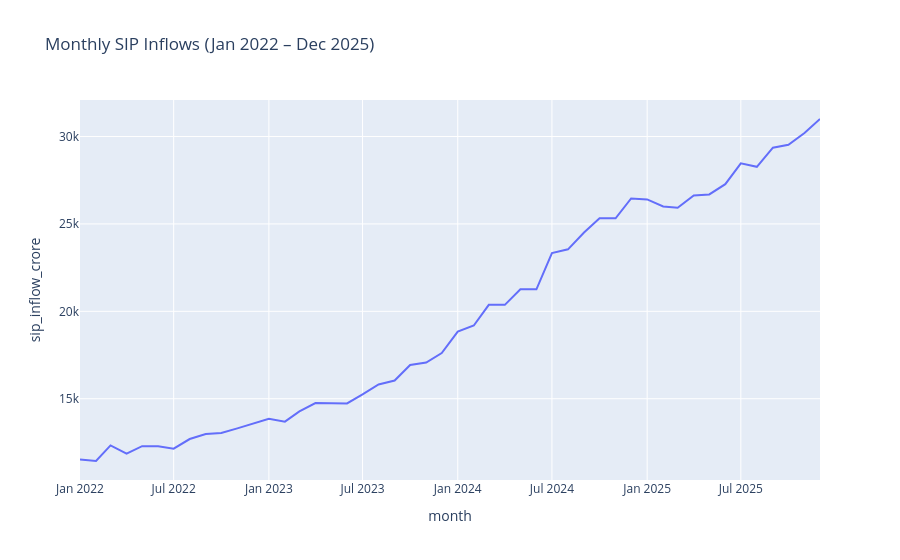

Write notebook code for a chart like this one.
### Code cell
import plotly.express as px

fig = px.line(
    sip,
    x="month",
    y="sip_inflow_crore",
    title="Monthly SIP Inflows (Jan 2022 – Dec 2025)"
)

fig.show()

fig.write_image(
    "../charts/Figure_3_SIP_Inflow.png"
)

### Figure 1 — Plotly figure (JSON) as saved in the notebook; plotly's stock layout.template omitted (floating-point values rounded to 4 significant figures)
{"data": [{"hovertemplate": "month=%{x}<br>sip_inflow_crore=%{y}<extra></extra>", "legendgroup": "", "line": {"color": "#636efa", "dash": "solid"}, "marker": {"symbol": "circle"}, "mode": "lines", "name": "", "orientation": "v", "showlegend": false, "type": "scatter", "x": ["2022-01-01T00:00:00", "2022-02-01T00:00:00", "2022-03-01T00:00:00", "2022-04-01T00:00:00", "2022-05-01T00:00:00", "2022-06-01T00:00:00", "2022-07-01T00:00:00", "2022-08-01T00:00:00", "2022-09-01T00:00:00", "2022-10-01T00:00:00", "2022-11-01T00:00:00", "2022-12-01T00:00:00", "2023-01-01T00:00:00", "2023-02-01T00:00:00", "2023-03-01T00:00:00", "2023-04-01T00:00:00", "2023-05-01T00:00:00", "2023-06-01T00:00:00", "2023-07-01T00:00:00", "2023-08-01T00:00:00", "2023-09-01T00:00:00", "2023-10-01T00:00:00", "2023-11-01T00:00:00", "2023-12-01T00:00:00", "2024-01-01T00:00:00", "2024-02-01T00:00:00", "2024-03-01T00:00:00", "2024-04-01T00:00:00", "2024-05-01T00:00:00", "2024-06-01T00:00:00", "2024-07-01T00:00:00", "2024-08-01T00:00:00", "2024-09-01T00:00:00", "2024-10-01T00:00:00", "2024-11-01T00:00:00", "2024-12-01T00:00:00", "2025-01-01T00:00:00", "2025-02-01T00:00:00", "2025-03-01T00:00:00", "2025-04-01T00:00:00", "2025-05-01T00:00:00", "2025-06-01T00:00:00", "2025-07-01T00:00:00", "2025-08-01T00:00:00", "2025-09-01T00:00:00", "2025-10-01T00:00:00", "2025-11-01T00:00:00", "2025-12-01T00:00:00"], "xaxis": "x", "y": [11517, 11438, 12328, 11863, 12286, 12276, 12140, 12694, 12976, 13040, 13306, 13573, 13856, 13687, 14276, 14749, 14749, 14734, 15245, 15814, 16042, 16928, 17073, 17610, 18838, 19187, 20371, 20371, 21262, 21262, 23332, 23547, 24509, 25323, 25320, 26459, 26400, 25999, 25926, 26632, 26688, 27274, 28464, 28265, 29361, 29529, 30200, 31002], "yaxis": "y"}], "layout": {"legend": {"tracegroupgap": 0}, "title": {"text": "Monthly SIP Inflows (Jan 2022 – Dec 2025)"}, "xaxis": {"anchor": "y", "domain": [0, 1], "title": {"text": "month"}}, "yaxis": {"anchor": "x", "domain": [0, 1], "title": {"text": "sip_inflow_crore"}}}}
